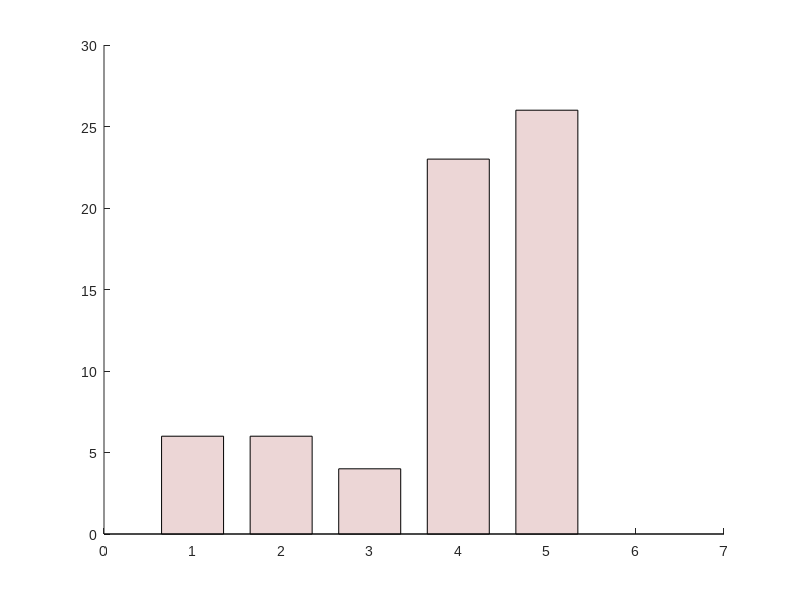

Recreate this plot in MATLAB. (Note: this script raises an error after producing the figure.)

load('mle_mat_all_extended.mat')

mle_mat_all(:,[5,7])=[]; % rm per block

n_model = size(mle_mat_all,2);

mle_mat_all(4,:) = nan(1,n_model);
mle_mat_all(32,:) = nan(1,n_model);
mle_mat_all(36,:) = nan(1,n_model);

BIC_all = 2*mle_mat_all + log(400).*[3, 5, 5, 7,   9, 9]; %mle is NLL

[highest_acc_pp,best_model_ind_pp] = min(BIC_all,[],2);
[val]=hist(best_model_ind_pp,1:1:n_model);

% Legend
legend_all{1} = 'thompson';
legend_all{2} = 'thompson + \epsilon'; 
legend_all{3} = 'thompson + \eta';
legend_all{4} = 'thompson + \eta + \epsilon'; 
legend_all{5} = 'thompson + \eta + \eta_T + \epsilon';
legend_all{6} = 'thompson + \eta + \epsilon + \epsilon_T' ;

% Figure
figure('Color','w');
set(gcf,'Unit','centimeters','OuterPosition',[0 0 10 10]);
set(gca,'FontName','Arial','FontSize',10)
hold on

col_(1,:) = [0.925490200519562 0.839215695858002 0.839215695858002];

x = 1:n_model+2;
x =[x(1:6)];

b = bar(x,val,'FaceColor',col_(1,:),'BarWidth',.7);  hold on;

txt_val = val';
ind_notnul = find(val~=0);

text(x(ind_notnul),val(ind_notnul),num2str(txt_val(ind_notnul)),'vert','bottom','horiz','center'); 
box off

ylabel('Number of subjects','FontName','Arial','Fontweight','bold','FontSize',11);
set(gca,'YTick',0:10:100)
ylim([0  39])

xticks(x);
xticklabels([legend_all(1:6)]);
xlim([0,n_model+1])

xtickangle(45)

% Export
addpath('../../export_fig')
export_fig(['./fig/Fig_model_comparison_BIC_per_pp_extended_T.png'],'-nocrop','-r200')